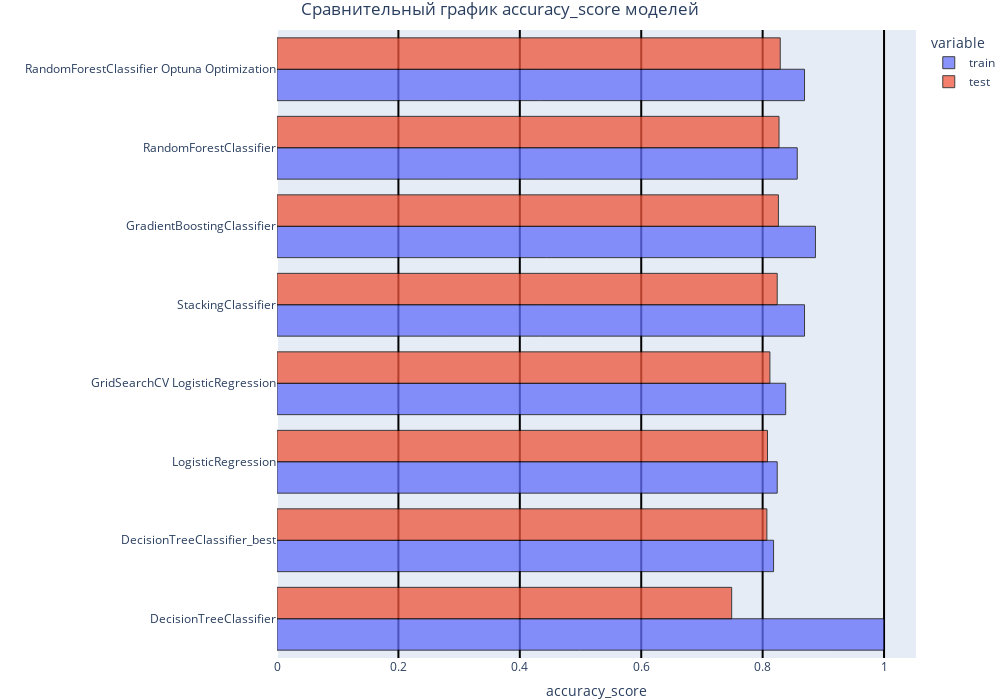

This figure's notebook cell:
### Code cell
#Отсортируем данные для лучшей наглядности
result_test = results_learn.sort_values(by='test')

# Построение графика
fig = px.bar(result_test,
             y='model_name',
             x=['train', 'test'],
             barmode='group',
             title = 'Сравнительный график accuracy_score моделей',
             width=1000,
             height=700)

# Настройка осей графика:
fig.update_layout(
    title = dict(x = .5, xanchor = "center"),
    xaxis_title = "accuracy_score",
    yaxis_title="",
    margin=dict(l=0, r=0, t=30, b=0)
    )

# Настройка информации при наведении курсора:
fig.update_traces(
    hovertemplate="accuracy_score: %{x}", #Информация при наведении курсора на колонку
    marker_line_color='black',   # Цвет линии колонки
    marker_line_width=1.0,       # Толщина линии колонки
    opacity=0.75            # Прозрачность колонки
)

# Добавление сетки на график для улучшения визуального восприятия информации
fig.update_xaxes(showgrid=True, gridwidth=2, gridcolor='black')
# fig.update_yaxes(showgrid=True, gridwidth=2, gridcolor='black')

# Отображение графика
fig.show()

### Figure 1 — Plotly figure (JSON) as saved in the notebook; plotly's stock layout.template omitted (floating-point values rounded to 4 significant figures)
{"data": [{"alignmentgroup": "True", "hovertemplate": "accuracy_score: %{x}", "legendgroup": "train", "marker": {"color": "#636efa", "line": {"color": "black", "width": 1}, "pattern": {"shape": ""}}, "name": "train", "offsetgroup": "train", "opacity": 0.75, "orientation": "h", "showlegend": true, "textposition": "auto", "type": "bar", "x": [1, 0.818, 0.824, 0.838, 0.869, 0.887, 0.857, 0.869], "xaxis": "x", "y": ["DecisionTreeClassifier", "DecisionTreeClassifier_best", "LogisticRegression", "GridSearchCV LogisticRegression", "StackingClassifier", "GradientBoostingClassifier", "RandomForestClassifier", "RandomForestClassifier Optuna Optimization"], "yaxis": "y"}, {"alignmentgroup": "True", "hovertemplate": "accuracy_score: %{x}", "legendgroup": "test", "marker": {"color": "#EF553B", "line": {"color": "black", "width": 1}, "pattern": {"shape": ""}}, "name": "test", "offsetgroup": "test", "opacity": 0.75, "orientation": "h", "showlegend": true, "textposition": "auto", "type": "bar", "x": [0.749, 0.807, 0.808, 0.812, 0.824, 0.826, 0.827, 0.829], "xaxis": "x", "y": ["DecisionTreeClassifier", "DecisionTreeClassifier_best", "LogisticRegression", "GridSearchCV LogisticRegression", "StackingClassifier", "GradientBoostingClassifier", "RandomForestClassifier", "RandomForestClassifier Optuna Optimization"], "yaxis": "y"}], "layout": {"barmode": "group", "height": 700, "legend": {"title": {"text": "variable"}, "tracegroupgap": 0}, "margin": {"b": 0, "l": 0, "r": 0, "t": 30}, "title": {"text": "Сравнительный график accuracy_score моделей", "x": 0.5, "xanchor": "center"}, "width": 1000, "xaxis": {"anchor": "y", "domain": [0, 1], "gridcolor": "black", "gridwidth": 2, "showgrid": true, "title": {"text": "accuracy_score"}}, "yaxis": {"anchor": "x", "domain": [0, 1], "title": {"text": ""}}}}
